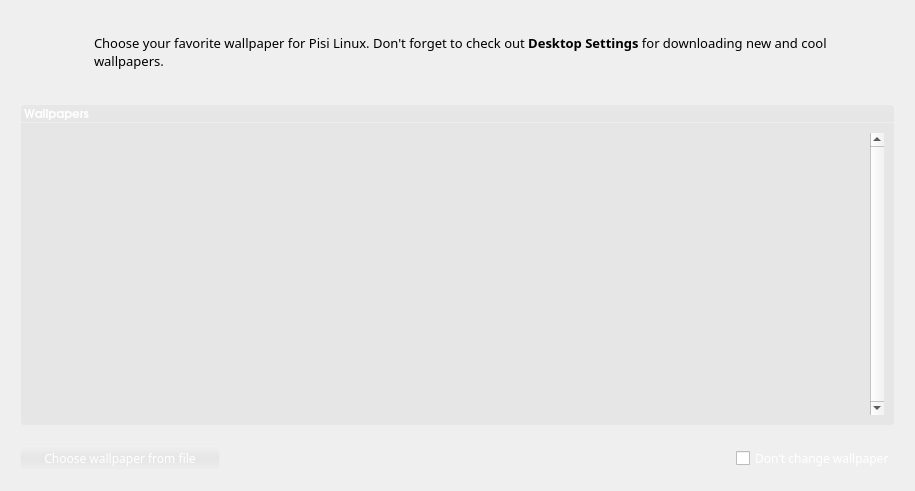
<?xml version="1.0" encoding="UTF-8"?>
<ui version="4.0">
 <class>wallpaperWidget</class>
 <widget class="QWidget" name="wallpaperWidget">
  <property name="geometry">
   <rect>
    <x>0</x>
    <y>0</y>
    <width>915</width>
    <height>491</height>
   </rect>
  </property>
  <property name="windowTitle">
   <string>Wallpaper</string>
  </property>
  <property name="styleSheet">
   <string notr="true"/>
  </property>
  <layout class="QGridLayout" name="gridLayout">
   <property name="margin">
    <number>20</number>
   </property>
   <property name="spacing">
    <number>0</number>
   </property>
   <item row="0" column="0">
    <widget class="QLabel" name="label_2">
     <property name="minimumSize">
      <size>
       <width>64</width>
       <height>64</height>
      </size>
     </property>
     <property name="maximumSize">
      <size>
       <width>64</width>
       <height>64</height>
      </size>
     </property>
     <property name="text">
      <string/>
     </property>
     <property name="pixmap">
      <pixmap resource="../data/kaptan.qrc">:/raw/pixmap/preferences-desktop-wallpaper.png</pixmap>
     </property>
    </widget>
   </item>
   <item row="0" column="1">
    <widget class="QLabel" name="description">
     <property name="minimumSize">
      <size>
       <width>300</width>
       <height>0</height>
      </size>
     </property>
     <property name="font">
      <font>
       <family>Sans Serif</family>
       <pointsize>10</pointsize>
      </font>
     </property>
     <property name="styleSheet">
      <string notr="true"/>
     </property>
     <property name="text">
      <string>Choose your favorite wallpaper for Pisi Linux. Don't forget to check out &lt;b&gt;Desktop Settings&lt;/b&gt; for downloading new and cool wallpapers.</string>
     </property>
     <property name="wordWrap">
      <bool>true</bool>
     </property>
     <property name="indent">
      <number>10</number>
     </property>
    </widget>
   </item>
   <item row="1" column="0">
    <spacer name="verticalSpacer_4">
     <property name="orientation">
      <enum>Qt::Vertical</enum>
     </property>
     <property name="sizeType">
      <enum>QSizePolicy::Fixed</enum>
     </property>
     <property name="sizeHint" stdset="0">
      <size>
       <width>20</width>
       <height>20</height>
      </size>
     </property>
    </spacer>
   </item>
   <item row="2" column="0" colspan="2">
    <layout class="QVBoxLayout" name="verticalLayout">
     <property name="spacing">
      <number>0</number>
     </property>
     <item>
      <widget class="QLabel" name="label">
       <property name="font">
        <font>
         <family>URW Gothic L</family>
         <pointsize>9</pointsize>
         <weight>75</weight>
         <bold>true</bold>
         <underline>false</underline>
        </font>
       </property>
       <property name="styleSheet">
        <string notr="true">background-color: qlineargradient(spread:repeat, x1:0, y1:0, x2:0, y2:1, stop:0 rgba(27, 27, 27, 10), stop:0.510753 rgba(9, 9, 9, 10), stop:1 rgba(0, 0, 0, 10));
/*background-color: qlineargradient(spread:pad, x1:1, y1:1, x2:0, y2:0, stop:0 rgba(219, 219, 219, 100), stop:1 rgba(255, 255, 255, 100));*/
border: 1px solid rgba(255,255,255,50);
color:white;
border-top-left-radius: 4px;
border-top-right-radius: 4px;</string>
       </property>
       <property name="text">
        <string>Wallpapers</string>
       </property>
       <property name="margin">
        <number>5</number>
       </property>
      </widget>
     </item>
     <item>
      <widget class="QListWidget" name="listWallpaper">
       <property name="sizePolicy">
        <sizepolicy hsizetype="Expanding" vsizetype="Expanding">
         <horstretch>0</horstretch>
         <verstretch>0</verstretch>
        </sizepolicy>
       </property>
       <property name="minimumSize">
        <size>
         <width>0</width>
         <height>0</height>
        </size>
       </property>
       <property name="autoFillBackground">
        <bool>false</bool>
       </property>
       <property name="styleSheet">
        <string notr="true">#listWallpaper{
padding:10px;
background-color: rgba(0, 0, 0, 10);
border: 1px solid rgba(255,255,255,50);
border-top:0px;
border-bottom-left-radius: 4px;
border-bottom-right-radius: 4px;
}</string>
       </property>
       <property name="frameShape">
        <enum>QFrame::NoFrame</enum>
       </property>
       <property name="frameShadow">
        <enum>QFrame::Sunken</enum>
       </property>
       <property name="verticalScrollBarPolicy">
        <enum>Qt::ScrollBarAlwaysOn</enum>
       </property>
       <property name="alternatingRowColors">
        <bool>false</bool>
       </property>
       <property name="verticalScrollMode">
        <enum>QAbstractItemView::ScrollPerPixel</enum>
       </property>
       <property name="horizontalScrollMode">
        <enum>QAbstractItemView::ScrollPerPixel</enum>
       </property>
       <property name="movement">
        <enum>QListView::Static</enum>
       </property>
       <property name="isWrapping" stdset="0">
        <bool>true</bool>
       </property>
       <property name="resizeMode">
        <enum>QListView::Adjust</enum>
       </property>
       <property name="layoutMode">
        <enum>QListView::SinglePass</enum>
       </property>
       <property name="spacing">
        <number>0</number>
       </property>
       <property name="gridSize">
        <size>
         <width>140</width>
         <height>170</height>
        </size>
       </property>
       <property name="viewMode">
        <enum>QListView::IconMode</enum>
       </property>
       <property name="modelColumn">
        <number>0</number>
       </property>
       <property name="uniformItemSizes">
        <bool>true</bool>
       </property>
       <property name="batchSize">
        <number>1</number>
       </property>
       <property name="wordWrap">
        <bool>true</bool>
       </property>
       <property name="currentRow">
        <number>-1</number>
       </property>
       <property name="sortingEnabled">
        <bool>false</bool>
       </property>
      </widget>
     </item>
     <item>
      <spacer name="verticalSpacer_3">
       <property name="orientation">
        <enum>Qt::Vertical</enum>
       </property>
       <property name="sizeType">
        <enum>QSizePolicy::Fixed</enum>
       </property>
       <property name="sizeHint" stdset="0">
        <size>
         <width>20</width>
         <height>20</height>
        </size>
       </property>
      </spacer>
     </item>
     <item>
      <layout class="QHBoxLayout" name="horizontalLayout">
       <item>
        <widget class="QPushButton" name="buttonChooseWp">
         <property name="minimumSize">
          <size>
           <width>200</width>
           <height>0</height>
          </size>
         </property>
         <property name="font">
          <font>
           <family>Sans Serif</family>
           <pointsize>9</pointsize>
          </font>
         </property>
         <property name="styleSheet">
          <string notr="true">QPushButton{
	padding: 3px 10px 3px 10px;
	color: white;
	border:0px;
	border-radius:2px;
    background-color: qlineargradient(spread:repeat, x1:0, y1:0, x2:0, y2:1, stop:0 rgba(27, 27, 27, 0), stop:0.510753 rgba(9, 9, 9, 10), stop:1 rgba(0, 0, 0, 0));
	/*background-color: qlineargradient(spread:pad, x1:0.5, y1:1, x2:0.5, y2:0, stop:0 rgba(120, 146, 172, 255), stop:0.0155729 rgba(99, 141, 164, 255), stop:0.538376 rgba(49, 84, 106, 255), stop:1 rgba(51, 72, 91, 255))*/
}

QPushButton::flat:hover{
	border:1px solid  rgba(255, 255, 255, 40);
	border-radius:2px;
    background-color:qlineargradient(spread:pad, x1:0, y1:0, x2:0, y2:1, stop:0 rgba(127, 127, 127, 10), stop:0.513661 rgba(231, 231, 231, 50), stop:1 rgba(94, 94, 94, 10))
}

QPushButton::flat{
	border:1px solid  rgba(255, 255, 255, 30);
	border-radius:2px;
    background-color: qlineargradient(spread:repeat, x1:0, y1:0, x2:0, y2:1, stop:0 rgba(27, 27, 27, 0), stop:0.510753 rgba(9, 9, 9, 10), stop:1 rgba(0, 0, 0, 0));
}

QPushButton::flat:pressed{
	border:1px solid  rgba(255, 255, 255, 15);
	border-radius:2px;
	padding: 3px 10px 3px 10px;
    background-color:qlineargradient(spread:pad, x1:0, y1:0, x2:1, y2:0, stop:0 rgba(52, 52, 52, 50));
}
</string>
         </property>
         <property name="text">
          <string>Choose wallpaper from file</string>
         </property>
         <property name="flat">
          <bool>true</bool>
         </property>
        </widget>
       </item>
       <item>
        <spacer name="horizontalSpacer_5">
         <property name="orientation">
          <enum>Qt::Horizontal</enum>
         </property>
         <property name="sizeType">
          <enum>QSizePolicy::Expanding</enum>
         </property>
         <property name="sizeHint" stdset="0">
          <size>
           <width>20</width>
           <height>20</height>
          </size>
         </property>
        </spacer>
       </item>
       <item>
        <widget class="QCheckBox" name="checkBox">
         <property name="font">
          <font>
           <family>Sans Serif</family>
           <pointsize>9</pointsize>
          </font>
         </property>
         <property name="styleSheet">
          <string notr="true">color: white;</string>
         </property>
         <property name="text">
          <string>Don't change wallpaper</string>
         </property>
        </widget>
       </item>
      </layout>
     </item>
    </layout>
   </item>
  </layout>
 </widget>
 <resources>
  <include location="../data/kaptan.qrc"/>
 </resources>
 <connections/>
</ui>
